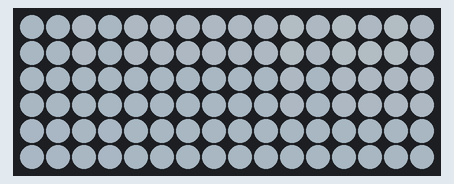
This sketch was run on a simulated Arduino Uno, built with avr-gcc and run on an emulated ATmega328P. Shown: 16×6 RGB LED matrix (first LED top left, wired row by row). Dim RGB values are drawn brighter than linear; random numbers use the default seed unless the sketch sets one; what the sketch prints to the serial monitor is not drawn.

Above: at 3.09 s.

The sketch:

staticJacket.ino
```cpp
#include<FastLED.h>

#define LED_PIN     3
#define BRIGHTNESS  96
#define LED_TYPE    WS2811
#define COLOR_ORDER GRB

const uint8_t kMatrixWidth  = 16;
const uint8_t kMatrixHeight = 6;
const bool    kMatrixSerpentineLayout = true;


#define NUM_LEDS (kMatrixWidth * kMatrixHeight)
#define MAX_DIMENSION ((kMatrixWidth>kMatrixHeight) ? kMatrixWidth : kMatrixHeight)

// The leds
CRGB leds[kMatrixWidth * kMatrixHeight];

// The 16 bit version of our coordinates
static uint16_t x;
static uint16_t y;
static uint16_t z;


// We're using the x/y dimensions to map to the x/y pixels on the matrix.  We'll
// use the z-axis for "time".  speed determines how fast time moves forward.  Try
// 1 for a very slow moving effect, or 60 for something that ends up looking like
// water.
uint16_t speed = 20; // speed is set dynamically once we've started up

// Scale determines how far apart the pixels in our noise matrix are.  Try
// changing these values around to see how it affects the motion of the display.  The
// higher the value of scale, the more "zoomed out" the noise iwll be.  A value
// of 1 will be so zoomed in, you'll mostly see solid colors.
uint16_t scale = 2; // scale is set dynamically once we've started up

// This is the array that we keep our computed noise values in
uint8_t noise[MAX_DIMENSION][MAX_DIMENSION];

CRGBPalette16 currentPalette( PartyColors_p );
uint8_t       colorLoop = 1;

void setup() {
  delay(3000);
  Serial.begin(57600);
  //Serial.begin(9600);
  LEDS.addLeds<LED_TYPE,LED_PIN,COLOR_ORDER>(leds,NUM_LEDS);
  LEDS.setBrightness(BRIGHTNESS);

  // Initialize our coordinates to some random values
  x = random16();
  y = random16();
  z = random16();


}


// Fill the x/y array of 8-bit noise values using the inoise8 function.
void fillnoise8() {
  // If we're runing at a low "speed", some 8-bit artifacts become visible
  // from frame-to-frame.  In order to reduce this, we can do some fast data-smoothing.
  // The amount of data smoothing we're doing depends on "speed".
  uint8_t dataSmoothing = 0;
  if( speed < 50) {
    dataSmoothing = 200 - (speed * 4);
  }

  for(int i = 0; i < MAX_DIMENSION; i++) {
    int ioffset = scale * i;
    for(int j = 0; j < MAX_DIMENSION; j++) {
      int joffset = scale * j;

      uint8_t data = inoise8(x + ioffset,y + joffset,z);

      // The range of the inoise8 function is roughly 16-238.
      // These two operations expand those values out to roughly 0..255
      // You can comment them out if you want the raw noise data.
      data = qsub8(data,16);
      data = qadd8(data,scale8(data,39));

      if( dataSmoothing ) {
        uint8_t olddata = noise[i][j];
        uint8_t newdata = scale8( olddata, dataSmoothing) + scale8( data, 256 - dataSmoothing);
        data = newdata;
      }

      noise[i][j] = data;
    }
  }

  z += speed;

  // apply slow drift to X and Y, just for visual variation.
  x += speed / 8;
  y -= speed / 16;
}


void mapNoiseToLEDsUsingPalette()
{
  static uint8_t ihue=0;

  for(int i = 0; i < kMatrixWidth; i++) {
    for(int j = 0; j < kMatrixHeight; j++) {
      // We use the value at the (i,j) coordinate in the noise
      // array for our brightness, and the flipped value from (j,i)
      // for our pixel's index into the color palette.

      uint8_t index = noise[j][i];
      uint8_t bri =   noise[i][j];
      String ind = String(index);
      Serial.println(ind);
      // if this palette is a 'loop', add a slowly-changing base value
      if( colorLoop) {
        index += ihue;
      }

      // brighten up, as the color palette itself often contains the
      // light/dark dynamic range desired
      if( bri > 127 ) {
        bri = 255;
      } else {
        bri = dim8_raw( bri * 2);
      }

      CRGB color = ColorFromPalette( currentPalette, index, bri);
      leds[XY(i,j)] = color;
    }
  }

  ihue+=1;
}


void loop() {
  ChangePaletteAndSettingsPeriodically();
  //delay(1000);
  // generate noise data
  fillnoise8();

  // convert the noise data to colors in the LED array
  // using the current palette
  mapNoiseToLEDsUsingPalette();

  LEDS.show();

  // delay(10);
}


// 1 = 5 sec per palette
// 2 = 10 sec per palette
// etc
#define HOLD_PALETTES_X_TIMES_AS_LONG 1

void ChangePaletteAndSettingsPeriodically()
{
  screenColors();


  speed = 60;
  scale = 2;
  colorLoop = 0;
}

void screenColors()
{
  CRGB color1 = CRGB(229, 251, 255);
  CRGB color2 = CRGB(175, 218, 232);
  CRGB color3 = CRGB(246, 252, 255);
  CRGB color4 = CRGB(200, 218, 232);
  CRGB color5 = CRGB(228, 241, 255);

  currentPalette = CRGBPalette16(
    color1,  color5,  color3,  color2,
    color4, color5, color1,  color3,
    color3,  color4,  color5,  color2,
    color1, color4, color3,  color2 );
}

//
// Mark's xy coordinate mapping code.  See the XYMatrix for more information on it.
//
uint16_t XY( uint8_t x, uint8_t y)
{
  uint16_t i;
  if( kMatrixSerpentineLayout == false) {
    i = (y * kMatrixWidth) + x;
  }
  if( kMatrixSerpentineLayout == true) {
    if( y & 0x01) {
      // Odd rows run backwards
      uint8_t reverseX = (kMatrixWidth - 1) - x;
      i = (y * kMatrixWidth) + reverseX;
    } else {
      // Even rows run forwards
      i = (y * kMatrixWidth) + x;
    }
  }
  return i;
}
```
